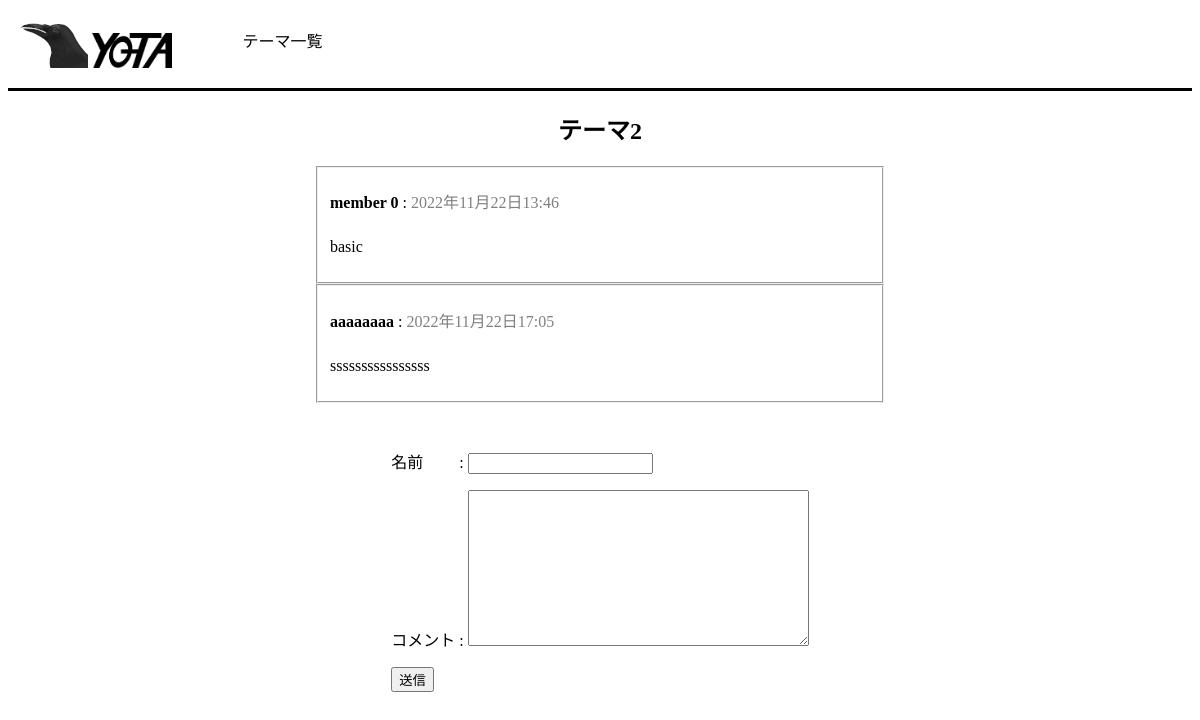
/comments/3/, run on an earlier commit of the app's database.
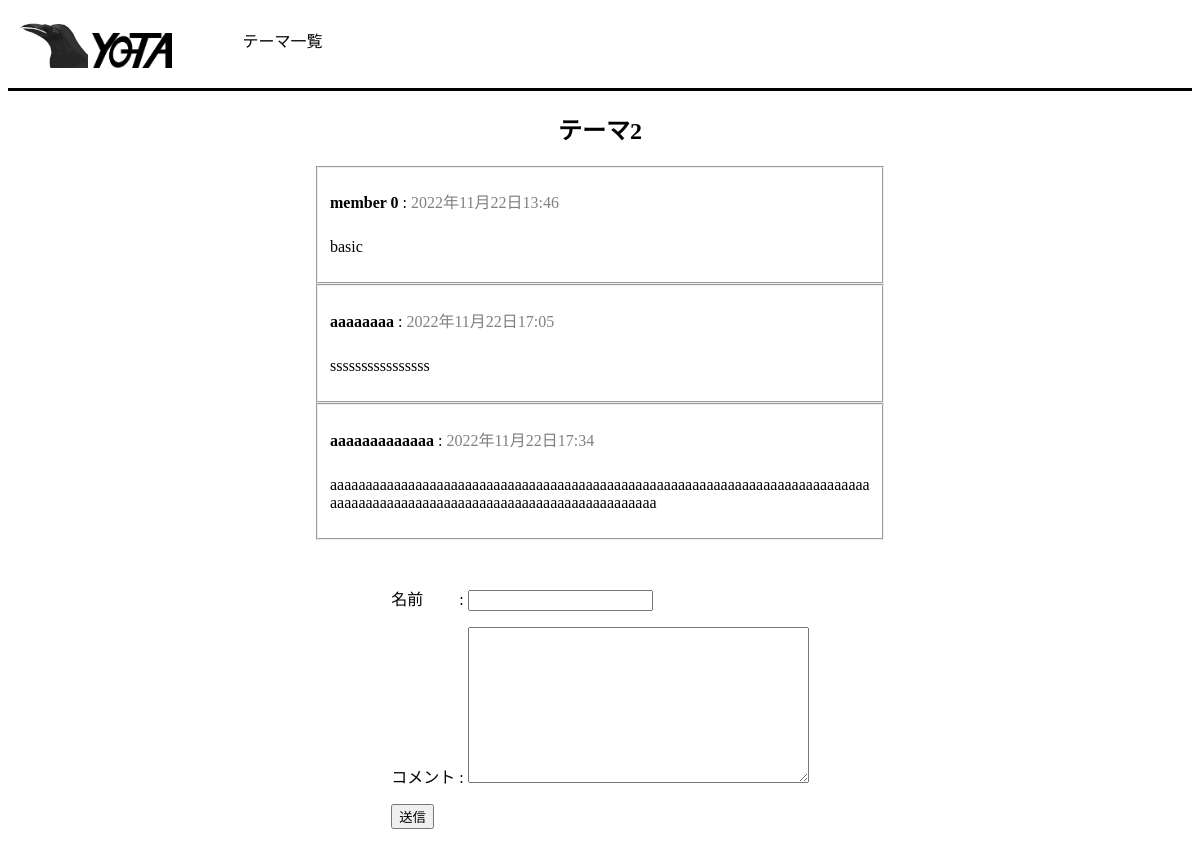
And on a later commit of the database.
### comments/models.py (models this page shows)
class Cell(models.Model):
    theme = models.ForeignKey(Theme, related_name='cells', on_delete=models.CASCADE)
    publisher_name = models.CharField(max_length=20)
    comment_text = models.TextField(max_length=200)
    pub_date = models.DateTimeField('date published')

### comments/views.py (the view)
# urls.py: path('<int:theme_id>/', views.CommentsView, name='comments'),
def CommentsView(request, theme_id):
    template_name = 'comments/theme_comments.html'
    theme = get_object_or_404(Theme, pk = theme_id)
    context = {'theme':theme,
               'contribute_form':CommentContributeForm()}
    return render(request, template_name, context)

### comments/forms.py
class CommentContributeForm(forms.Form):
    publisher_name = forms.CharField(label='名前　　 ')
    comment_text = forms.CharField(widget=forms.Textarea(), max_length=200, label='コメント ')

### comments/templates/comments/theme_comments.html
{% extends "comments/basic.html" %}
{% block content %}
  <h2>{{theme.title}}</h2>
  {% if theme %}
      {% for cell in theme.cells.all %}
          <fieldset class="cell">
              <p><span class="cell-pub-name">{{ cell.publisher_name }}</span> : <span class="cell-pub-date">{{cell.pub_date}}</span></p>
              <p class="cell-comment">{{cell.comment_text}}</p>
          </fieldset>
      {% endfor %}
  {%else%}
      <p>No comment</p>
  {% endif %}
  <div class="comment-form">
    {%if contribute_form%}
        <form action="{% url 'comments:comment-contribute' theme.id %}" method="post">{% csrf_token %}
            <table>{{contribute_form.as_p}}</table>
            <button type="submit">送信</button>
        </form>
    {%else%}
        <p>No form</p>
    {%endif%}
  </div>
{% endblock %}

What changed in the data, as far as the page shows it:
added Cell: publisher_name "aaaaaaaaaaaaa", pub_date "2022年11月22日17:34", comment_text "aaaaaaaaaaaaaaaaaaaaaaaaaaaaaaaaaaaaaaaaaaaaaaaaaaaaaaaaaaaaaaaaaaaaaaaaaaaaaaaaaaaaaaaaaaaaaaaaaaaaaaaaaaaaaaaaaaaaaaaaaa"
